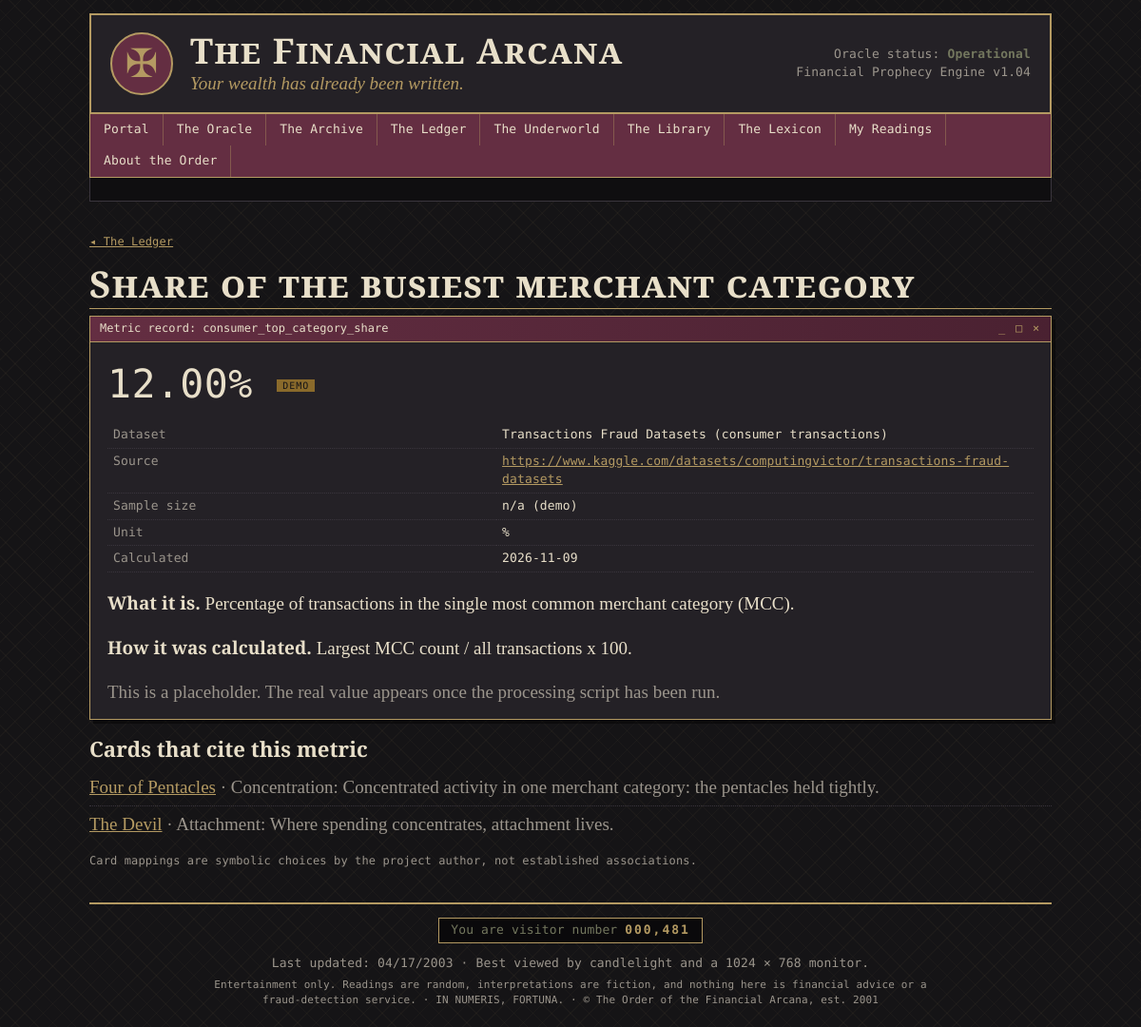
/ledger/consumer_top_category_share, run on the app's committed database.
### models.py (models this page shows, shortened)
class FinancialMetric(db.Model):
    __tablename__ = "financial_metrics"
    metric_id = db.Column(db.Integer, primary_key=True)
    dataset_id = db.Column(db.Integer, db.ForeignKey("datasets.dataset_id"))
    metric_name = db.Column(db.String(80), unique=True, nullable=False)
    display_name = db.Column(db.String(120))
    value = db.Column(db.Float)
    unit = db.Column(db.String(20))                          # %, count, ratio, amount
    sample_size = db.Column(db.Integer)
    calculation_date = db.Column(db.DateTime, default=utcnow)
    description = db.Column(db.Text)
    methodology = db.Column(db.Text)
    is_demo = db.Column(db.Boolean, default=True, nullable=False)
    dataset = db.relationship("Dataset", back_populates="metrics")
    card_links = db.relationship("CardMetric", back_populates="metric",
                                 cascade="all, delete-orphan")

class Dataset(db.Model):
    __tablename__ = "datasets"
    dataset_id = db.Column(db.Integer, primary_key=True)
    key = db.Column(db.String(32), unique=True, nullable=False)  # aml, consumer, tarot...
    name = db.Column(db.String(120), nullable=False)
    source_url = db.Column(db.String(300))
    description = db.Column(db.Text)
    license = db.Column(db.String(200))
    processing_notes = db.Column(db.Text)
    metrics = db.relationship("FinancialMetric", back_populates="dataset")

class CardMetric(db.Model):
    __tablename__ = "card_metrics"
    card_id = db.Column(db.Integer, db.ForeignKey("cards.card_id"), primary_key=True)
    metric_id = db.Column(db.Integer, db.ForeignKey("financial_metrics.metric_id"),
                          primary_key=True)
    relationship_label = db.Column("relationship", db.String(80))
    explanation = db.Column(db.Text)
    card = db.relationship("Card", back_populates="metric_links")
    metric = db.relationship("FinancialMetric", back_populates="card_links")

class Card(db.Model):
    __tablename__ = "cards"
    card_id = db.Column(db.Integer, primary_key=True)
    name = db.Column(db.String(80), unique=True, nullable=False)
    arcana = db.Column(db.String(10), nullable=False)       # Major / Minor
    suit = db.Column(db.String(12))                          # NULL for Major
    number = db.Column(db.Integer, nullable=False)           # 0-21 major, 1-14 minor
    archetype = db.Column(db.String(120), nullable=False)
    traditional_meaning = db.Column(db.Text)
    upright_meaning = db.Column(db.Text)
    reversed_meaning = db.Column(db.Text)
    keywords = db.Column(db.Text)
    financial_domain = db.Column(db.String(60))
    image_path = db.Column(db.String(200))
    traditional_reversed = db.Column(db.Text)
    questions = db.Column(db.Text)                    # "questions to ask", one per line
    tarot_archetype = db.Column(db.String(120))
    symbolic_family = db.Column(db.String(80))
    symbolic_themes = db.Column(db.String(200))
    interpretations = db.relationship("Interpretation", back_populates="card",
                                      cascade="all, delete-orphan")
    metric_links = db.relationship("CardMetric", back_populates="card",
                                   cascade="all, delete-orphan")

### app.py (the view)
@app.route("/ledger/<metric_name>")
def ledger_metric(metric_name):
    m = FinancialMetric.query.filter_by(metric_name=metric_name).first()
    if m is None:
        abort(404)
    return render_template("metric.html", m=m)

### app.py (called while the page is built, shortened)
def fmt_value(value, unit):
    if value is None:
        return "n/a"
    if unit == "%":
        return f"{value:,.2f}%"

@app.before_request
def ensure_session():
    if "sid" not in session:
        session["sid"] = uuid.uuid4().hex
        session.permanent = True

@app.context_processor
def inject_globals():
    try:
        visitors = 481 + Reading.query.count()
    except Exception:
        visitors = 481
    return dict(visitor_count=f"{visitors:07,}", this_year=date.today().year)

### templates/metric.html (shortened to what this page needs)
{% extends "base.html" %}
{% from "_macros.html" import window, demo_badge %}
{% block content %}
<p class="mono small"><a href="{{ url_for('ledger') }}">◂ The Ledger</a></p>
<h2 class="page-title">{{ m.display_name }}</h2>
{% call window("Metric record: " ~ m.metric_name) %}
  <div class="stat-value mono big">{{ m.value|fmt_value(m.unit) }} {{ demo_badge(m.is_demo) }}</div>
  <table class="kv mono">
    <tr><td>Dataset</td><td>{{ m.dataset.name }}</td></tr>
    <tr><td>Source</td><td><a href="{{ m.dataset.source_url }}">{{ m.dataset.source_url }}</a></td></tr>
    <tr><td>Sample size</td><td>{% if m.is_demo %}n/a (demo){% else %}{{ '{:,}'.format(m.sample_size) }}{% endif %}</td></tr>
    <tr><td>Unit</td><td>{{ m.unit }}</td></tr>
    <tr><td>Calculated</td><td>{{ m.calculation_date.strftime('%Y-%m-%d') if m.calculation_date }}</td></tr>
  </table>
  <p><b>What it is.</b> {{ m.description }}</p>
  <p><b>How it was calculated.</b> {{ m.methodology }}</p>
  {% if m.is_demo %}<p class="dim">This is a placeholder. The real value appears once the processing script has been run.</p>{% endif %}
{% endcall %}
<h3>Cards that cite this metric</h3>
<ul class="plain">
  {% for l in m.card_links %}
  <li><a href="{{ url_for('card_detail', card_id=l.card.card_id) }}">{{ l.card.name }}</a>
    <span class="dim">· {{ l.relationship_label }}: {{ l.explanation }}</span></li>
  {% else %}<li class="dim">No card cites this metric.</li>{% endfor %}
</ul>
<p class="mono dim small">Card mappings are symbolic choices by the project author, not established associations.</p>
{% endblock %}

### static/css/style.css (style rules this page uses)
:root { --black: #151416; --charcoal: #242126; --burgundy: #642E42; --gold: #B49A62; --cream: #E8DFC9; --olive: #73775E; --blue: #697C8C; --gray: #9B958C; --serif: "Cormorant Garamond", "EB Garamond", Georgia, serif; --mono: "DM Mono", "Courier New", monospace; }
* { box-sizing: border-box; }
html { background: var(--black); }
body { margin: 0; color: var(--cream); font-family: var(--serif); font-size: 19px; line-height: 1.45; background: repeating-linear-gradient(45deg, rgba(180,154,98,.045) 0 1px, transparent 1px 14px), repeating-linear-gradient(-45deg, rgba(180,154,98,.045) 0 1px, transparent 1px 14px), var(--black); }
a { color: var(--gold); text-decoration: underline; }
h1, h2, h3 { font-weight: 600; line-height: 1.15; }
h3 { margin: .2em 0 .4em; }
.mono { font-family: var(--mono); font-size: 13px; letter-spacing: .01em; }
.dim { color: var(--gray); }
.small { font-size: 14px; }
.mono.small { font-size: 12px; }
.page-title { font-size: 2.4rem; margin: 0 0 .2em; font-variant: small-caps; letter-spacing: .03em; border-bottom: 1px solid var(--gold); padding-bottom: .1em; }
.window-body > :first-child { margin-top: 0; }
.window-body > :last-child { margin-bottom: 0; }
ul.plain { list-style: none; padding: 0; margin: 0; }
ul.plain li { padding: 5px 0; border-bottom: 1px dotted #3a353d; }
ul.plain li:last-child { border-bottom: 0; }
table.kv { width: 100%; border-collapse: collapse; }
table.kv td { padding: 4px 6px; border-bottom: 1px dotted #3a353d; vertical-align: top; }
table.kv td:first-child { color: var(--gray); width: 42%; }
.stat-value { font-size: 1.5rem; color: var(--cream); }
.stat-value.big { font-size: 2.6rem; margin-bottom: 10px; }

### data on the page
FinancialMetric: display_name "Share of the busiest merchant category", value|fmt_value "12.00%", unit "%", calculation_date "2026-11-09", description "Percentage of transactions in the single most common merchant category (MCC).", methodology "Largest MCC count / all transactions x 100."
Dataset: dataset.name "Transactions Fraud Datasets (consumer transactions)", dataset.source_url "https://www.kaggle.com/datasets/computingvictor/transactions-fraud-datasets"
CardMetric: card.name "Four of Pentacles", relationship_label "Concentration", explanation "Concentrated activity in one merchant category: the pentacles held tightly."
CardMetric: card.name "The Devil", relationship_label "Attachment", explanation "Where spending concentrates, attachment lives."

### other printed values
{{ title }} "Metric record: consumer_top_category_share"
{{ visitor_count }} "000,481"
